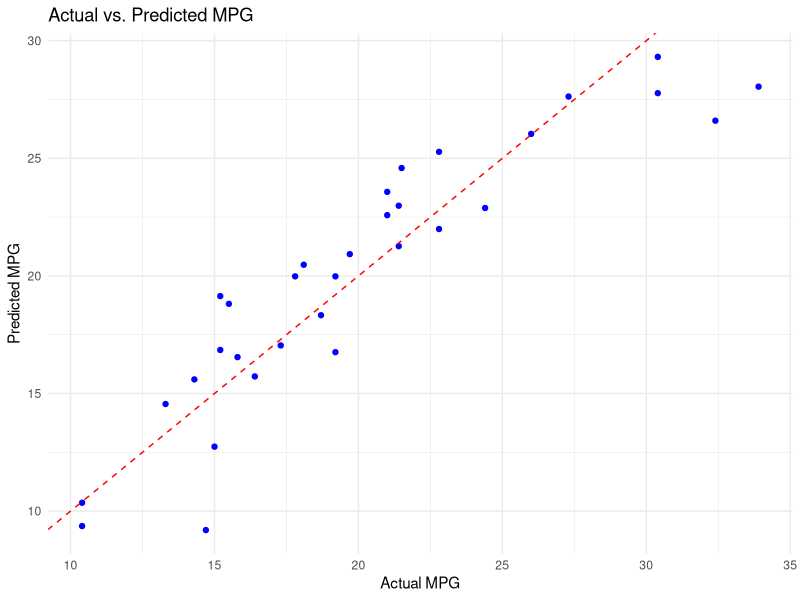
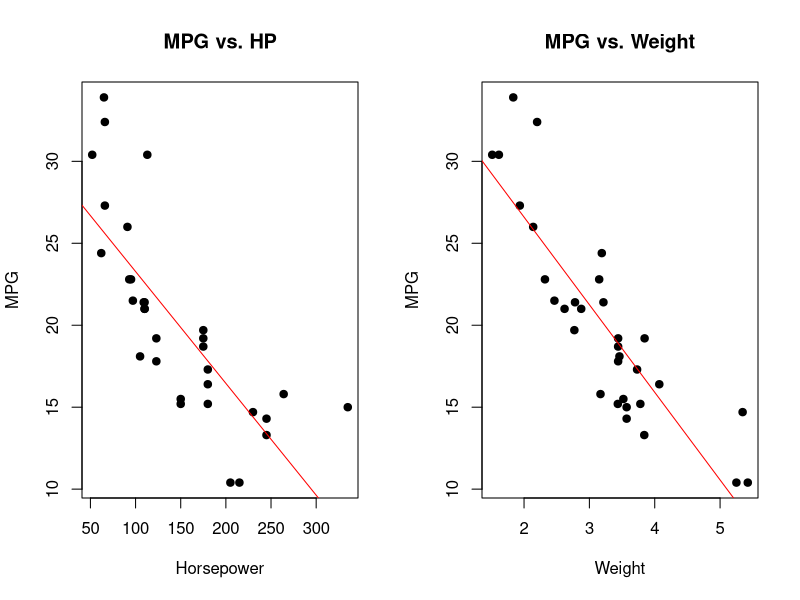
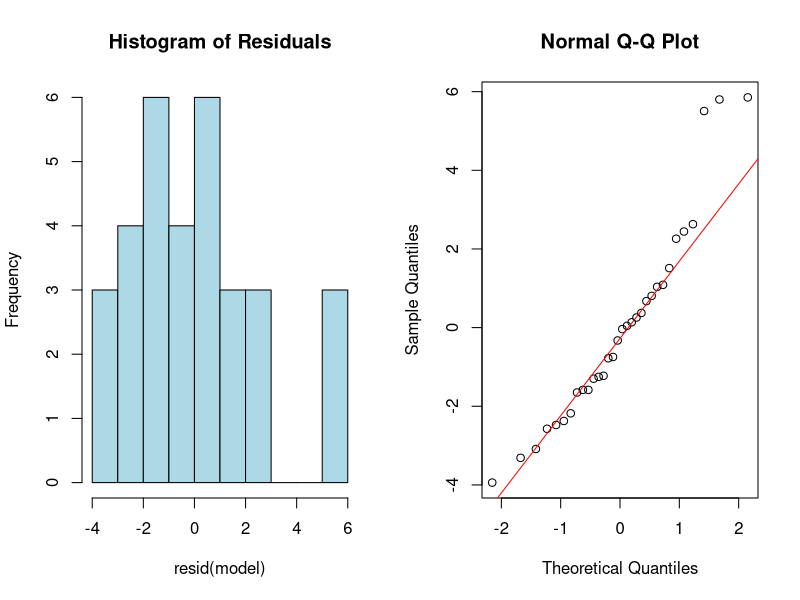
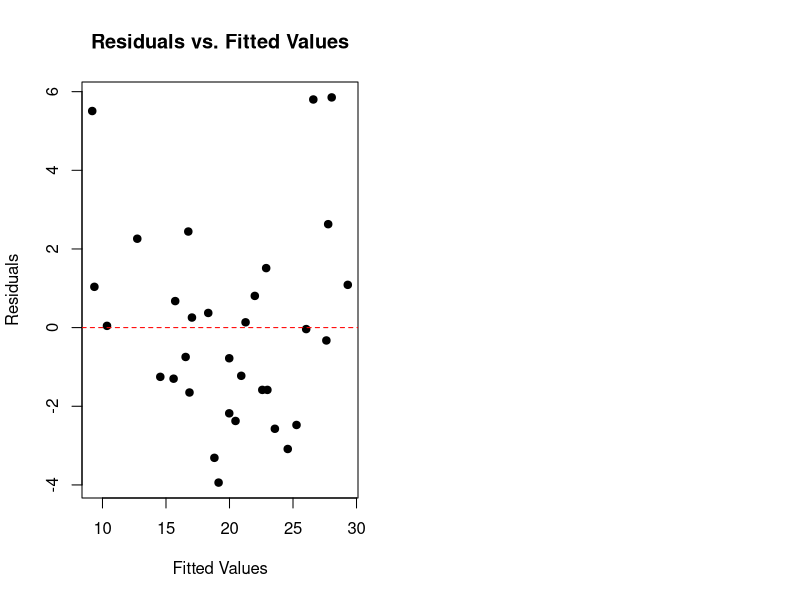

Write the R code that produced these figures, in order.
## ---- chunk 1
# Install packages if not already installed
# install.packages(c("tidyverse", "caret", "broom"))

# Load packages
library(tidyverse)
library(caret)
library(broom)
## ---- chunk 2
# Load dataset
data(mtcars)

# View first few rows
head(mtcars)
## ---- chunk 3
# Fit the linear model
model <- lm(mpg ~ hp + wt, data = mtcars)

# View model summary
summary(model)
## ---- chunk 4
# Generate predictions on the original dataset
mtcars$predicted_mpg <- predict(model, newdata = mtcars)

# View actual vs. predicted values
head(mtcars[, c("mpg", "predicted_mpg")])
## ---- chunk 5
# Set up cross-validation using the caret package
set.seed(123)  # For reproducibility

train_control <- trainControl(method = "cv", number = 5)

# Train model with cross-validation
cv_model <- train(mpg ~ hp + wt, 
                  data = mtcars, 
                  method = "lm", 
                  trControl = train_control)

# View cross-validation results
print(cv_model)
## ---- chunk 6
ggplot(mtcars, aes(x = mpg, y = predicted_mpg)) +
  geom_point(color = "blue") +
  geom_abline(slope = 1, intercept = 0, linetype = "dashed", color = "red") +
  labs(title = "Actual vs. Predicted MPG",
       x = "Actual MPG",
       y = "Predicted MPG") +
  theme_minimal()
## ---- chunk 7
# Scatterplots for each predictor vs. mpg
par(mfrow = c(1,2))  # Arrange plots side by side
plot(mtcars$hp, mtcars$mpg, main = "MPG vs. HP",
     xlab = "Horsepower", ylab = "MPG", pch = 19)
abline(lm(mpg ~ hp, data = mtcars), col = "red")

plot(mtcars$wt, mtcars$mpg, main = "MPG vs. Weight",
     xlab = "Weight", ylab = "MPG", pch = 19)
abline(lm(mpg ~ wt, data = mtcars), col = "red")

## ---- chunk 8
# Histogram of residuals
hist(resid(model), main = "Histogram of Residuals", col = "lightblue", breaks = 10)

# Q-Q Plot
qqnorm(resid(model))
qqline(resid(model), col = "red")
## ---- chunk 9
plot(model$fitted.values, resid(model),
     main = "Residuals vs. Fitted Values",
     xlab = "Fitted Values", ylab = "Residuals", pch = 19)
abline(h = 0, col = "red", lty = 2)
## ---- chunk 10
# Install if necessary
# install.packages("car")
library(car)

# Compute VIF values
vif(model)
## ---- chunk 11
# Install if necessary
# install.packages("lmtest")
library(lmtest)

# Durbin-Watson Test
dwtest(model)
